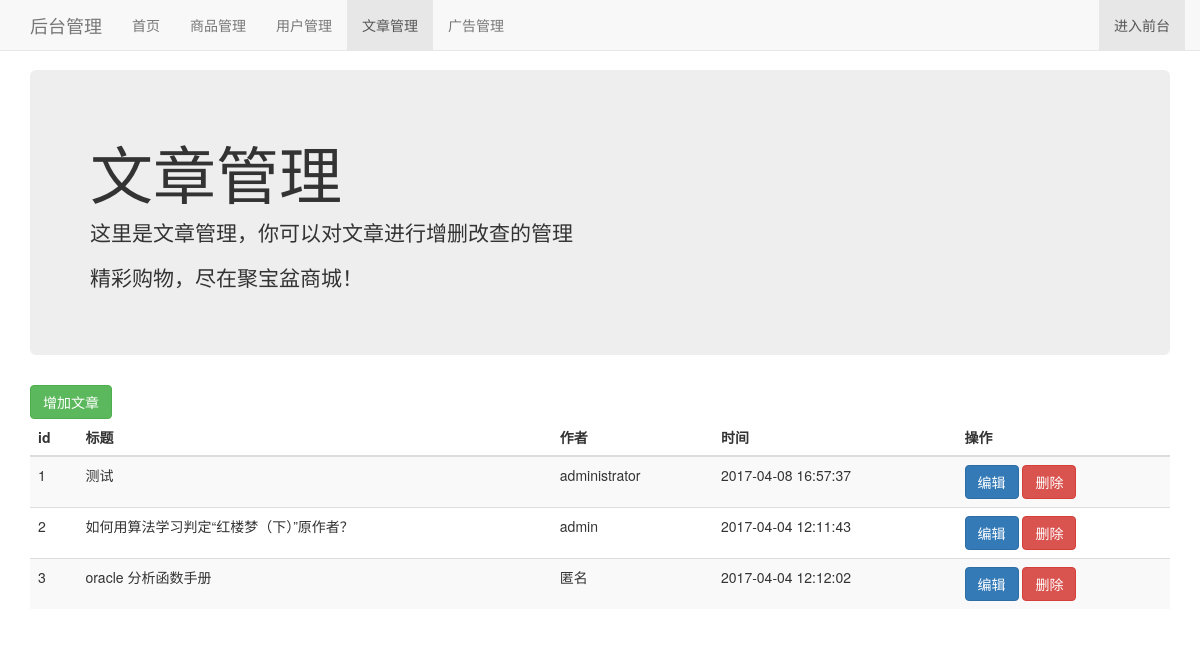
/admin/articlelist.php, run on an earlier commit of the app's database.
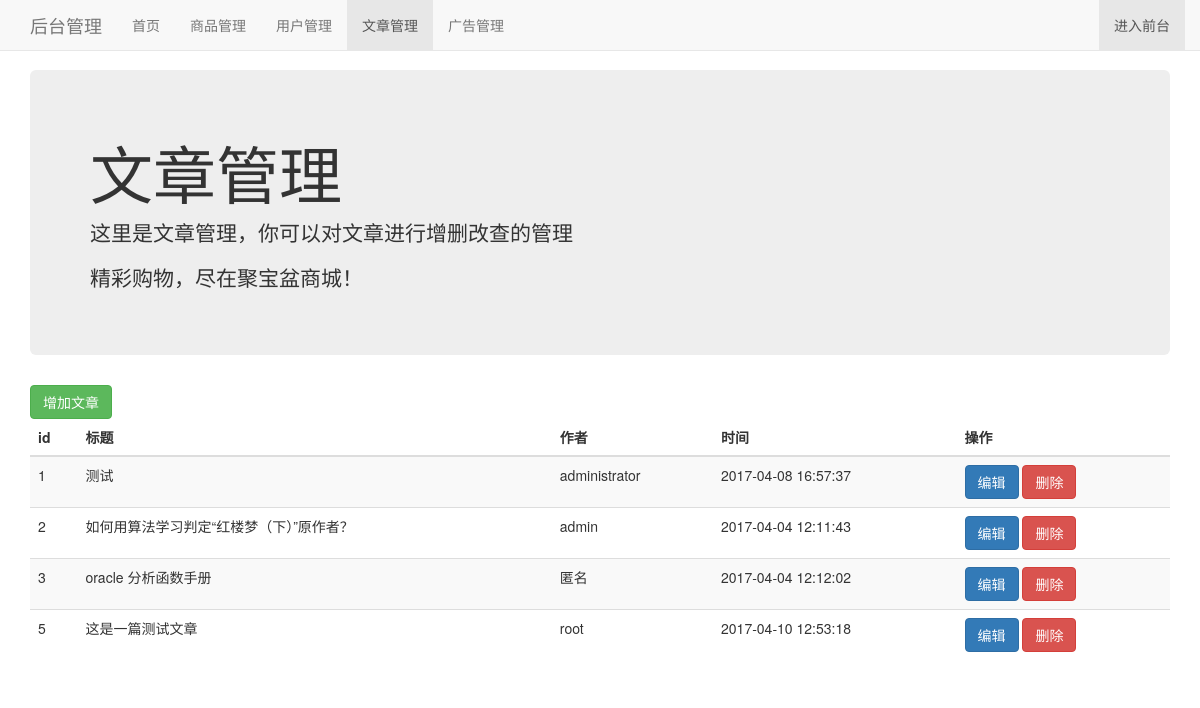
And on a later commit of the database.
### tables this page shows
CREATE TABLE `wenzhang` (
  `id` int(11) NOT NULL AUTO_INCREMENT,
  `title` varchar(255) NOT NULL,
  `content` text NOT NULL,
  `author` varchar(255) NOT NULL,
  `time` timestamp NOT NULL DEFAULT '0000-00-00 00:00:00' ON UPDATE CURRENT_TIMESTAMP,
  PRIMARY KEY (`id`)
);

### admin/articlelist.php (the view, shortened to what this page needs)
<?php
include '../conn.php';
?>
<!DOCTYPE html>
<html lang="zh">
  <head>
    <link href="./css/bootstrap.min.css" rel="stylesheet">
    <link href="./css/navbar-fixed-top.css" rel="stylesheet">
  </head>
  <body>
    <nav class="navbar navbar-default navbar-fixed-top">
      <div class="container">
        <div class="navbar-header">
          <a class="navbar-brand" href="#">后台管理</a>
        </div>
        <div id="navbar" class="navbar-collapse collapse">
          <ul class="nav navbar-nav">
            <li><a href="/admin/main.php">首页</a></li>
            <li><a href="/admin/goodslist.php">商品管理</a></li>
            <li><a href="/admin/userlist.php">用户管理</a></li>
            <li class="active"><a href="/admin/articlelist.php">文章管理</a></li>
            <li><a href="/admin/advlist.php">广告管理</a></li>
          </ul>
          <ul class="nav navbar-nav navbar-right">
            <li class="active"><a href="/index.php">进入前台 <span class="sr-only">(current)</span></a></li>
          </ul>
        </div>
      </div>
    </nav>
    <div class="container">
      <div class="jumbotron">
        <h1>文章管理</h1>
        <p>这里是文章管理，你可以对文章进行增删改查的管理</p>
        <p>精彩购物，尽在聚宝盆商城！</p>
      </div>
                <table class="table table-striped">
        <a href="addarticle.php" class="btn btn-success">增加文章</a>
        <thead>
          <tr>
            <th>id</th>
            <th>标题</th>
            <th>作者</th>
            <th>时间</th>
            <th>操作</th>
          </tr>
        </thead>
        <tbody>
      <?php
      $sql = "SELECT * FROM wenzhang";
      $result = $conn->query($sql);
      if ($result->num_rows > 0) {
        while($row = $result->fetch_assoc()) {
          ?>
    <tr>
      <td><?php echo $row["id"]; ?></td>
      <td><?php echo $row["title"]; ?></td>
      <td><?php echo $row["author"]; ?></td>
      <td><?php echo $row["time"]; ?></td>
      <td>
        <a href="editarticle.php?aid=<?php echo $row["id"]; ?>" class="btn btn-primary">编辑</a>
        <button  class="btn btn-danger" data-toggle="modal" onclick="delarticle(<?php echo $row['id']?>)" data-target="#myModal">删除</button>
      </td>
    </tr>
          <?php
        }
      } else {
        echo "0 个结果";
      }
      ?>
    </tbody>
  </table>
  </body>
</html>

What changed in the data, as far as the page shows it:
added wenzhang: id "5", title "这是一篇测试文章", author "root", time "2017-04-10 12:53:18"
